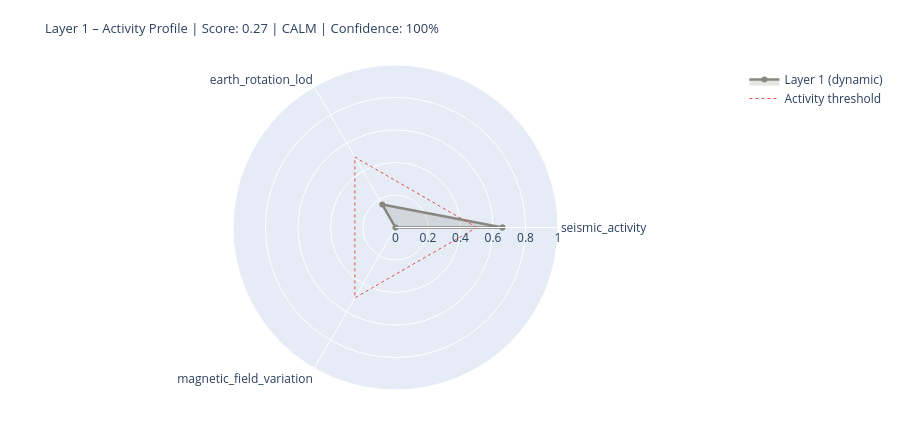

Source (notebook cell):
### Markdown cell above
---
## 5. State Assessment & Handoff to Layer 2

### Code cell
# ============================================================
# LAYER 1 SCORE
# Three dynamic components only (conductivity = static baseline)
# ============================================================

def norm(v, lo, hi):
    if v is None: return None
    return max(0.0, min(1.0, (v - lo) / (hi - lo)))

# --- Seismic Activity ---
seis_score_val = None
seis_source    = 'missing'
if df_seis is not None and not df_seis.empty:
    n_events = len(df_seis)
    max_mag  = df_seis['mag'].max()
    n_strong = (df_seis['mag'] >= 6.0).sum()
    seis_score_val = norm(n_events * 0.5 + max_mag * 5 + n_strong * 10, 0, 120)
    seis_source = 'primary'

# --- Earth Rotation (LOD anomaly) ---
lod_score_val = None
lod_now       = None
lod_source    = 'missing'
if df_iers is not None and lod_col:
    lod_now       = float(df_iers[lod_col].iloc[-1])
    lod_score_val = norm(abs(lod_now), 0, 3.0)
    lod_source    = 'primary'
elif raw.get('iers_synthetic_lod') is not None:
    lod_now       = raw['iers_synthetic_lod']
    lod_score_val = norm(abs(lod_now), 0, 3.0)
    lod_source    = 'estimated_seasonal'
    print(f'  LOD estimate: {lod_now:+.3f} ms  [estimated_seasonal]')

# --- Magnetic Field Variation (Kp as dynamic proxy) ---
mag_score_val = None
kp_val        = None
mag_source    = 'missing'
if df_geomag is not None and not df_geomag.empty:
    kp_val        = float(df_geomag['kp'].iloc[-1])
    mag_score_val = norm(kp_val, 0, 9)
    mag_source    = 'primary'
elif layer0 and layer0.get('raw_values', {}).get('Kp_index', {}).get('value') is not None:
    kp_val        = layer0['raw_values']['Kp_index']['value']
    mag_score_val = norm(kp_val, 0, 9)
    mag_source    = 'from_layer0'

# --- Conductivity Baseline (static – not in dynamic score) ---
ocean_fraction = 0.71
leitf_baseline = {
    'ocean_surface_fraction': ocean_fraction,
    'ocean_conductivity_Sm':  CONSTANTS['conductivity_ocean_Sm'],
    'role': 'stable_boundary_condition',
}

# --- Assemble (dynamic components only) ---
COMPONENTS = {
    'seismic_activity':        {'score': seis_score_val, 'source': seis_source, 'dynamic': True},
    'earth_rotation_lod':      {'score': lod_score_val,  'source': lod_source,  'dynamic': True},
    'magnetic_field_variation': {'score': mag_score_val,  'source': mag_source,  'dynamic': True},
}

available   = {k: v['score'] for k, v in COMPONENTS.items() if v['score'] is not None}
unavailable = [k for k, v in COMPONENTS.items() if v['score'] is None]
layer1_score = round(sum(available.values()) / len(available), 4) if available else None
confidence   = round(len(available) / len(COMPONENTS), 2)
level = ('unknown'  if layer1_score is None
         else 'calm'     if layer1_score < 0.3
         else 'moderate' if layer1_score < 0.6
         else 'active')

# Console output
W = 64
print('=' * W)
print('LAYER 1 – PLANETARY BODY – STATE ASSESSMENT')
print('=' * W)
for name, comp in COMPONENTS.items():
    s = comp['score']
    if s is not None:
        bar = '█' * int(s * 20) + '░' * (20 - int(s * 20))
        print(f'  {name:<34} {bar}  {s:.2f}  [{comp["source"]}]')
    else:
        print(f'  {name:<34} {"─" * 20}  n/a   [missing]')
print(f'  {"Conductivity (Baseline)":<34} {"─" * 20}  static [boundary_condition]')
print('-' * W)
print(f'  Score (dynamic):  {layer1_score:.3f}  ({len(available)}/{len(COMPONENTS)} components)')
print(f'  Confidence:       {confidence:.0%}')
print(f'  Level:            {level.upper()}')
if layer0:
    print(f'  Layer-0 input:    {layer0["level"].upper()} | Driver: {layer0["dominant_driver"]}')
print('=' * W)

# Radar chart
cats   = list(available.keys())
vals_r = list(available.values())
if len(cats) >= 3:
    fig = go.Figure()
    fig.add_trace(go.Scatterpolar(
        r=vals_r + [vals_r[0]], theta=cats + [cats[0]],
        fill='toself', fillcolor='rgba(136,135,128,0.22)',
        line=dict(color='#888780', width=2.5), name='Layer 1 (dynamic)'
    ))
    fig.add_trace(go.Scatterpolar(
        r=[0.5] * (len(cats)+1), theta=cats + [cats[0]],
        line=dict(color='#E24B4A', dash='dot', width=1),
        mode='lines', name='Activity threshold'
    ))
    fig.update_layout(
        title=dict(
            text=f'Layer 1 – Activity Profile | Score: {layer1_score:.2f} | {level.upper()} | Confidence: {confidence:.0%}',
            font=dict(size=13)),
        polar=dict(radialaxis=dict(visible=True, range=[0, 1])),
        height=430, showlegend=True,
        margin=dict(l=60, r=60, t=65, b=40)
    )
    fig.show()

### Figure 1 — Plotly figure (JSON) as saved in the notebook; plotly's stock layout.template omitted (floating-point values rounded to 4 significant figures)
{"data": [{"fill": "toself", "fillcolor": "rgba(136,135,128,0.22)", "line": {"color": "#888780", "width": 2.5}, "name": "Layer 1 (dynamic)", "r": [0.6583, 0.1628, 0.0, 0.6583], "theta": ["seismic_activity", "earth_rotation_lod", "magnetic_field_variation", "seismic_activity"], "type": "scatterpolar"}, {"line": {"color": "#E24B4A", "dash": "dot", "width": 1}, "mode": "lines", "name": "Activity threshold", "r": [0.5, 0.5, 0.5, 0.5], "theta": ["seismic_activity", "earth_rotation_lod", "magnetic_field_variation", "seismic_activity"], "type": "scatterpolar"}], "layout": {"height": 430, "margin": {"b": 40, "l": 60, "r": 60, "t": 65}, "polar": {"radialaxis": {"range": [0, 1], "visible": true}}, "showlegend": true, "title": {"font": {"size": 13}, "text": "Layer 1 – Activity Profile | Score: 0.27 | CALM | Confidence: 100%"}}}
